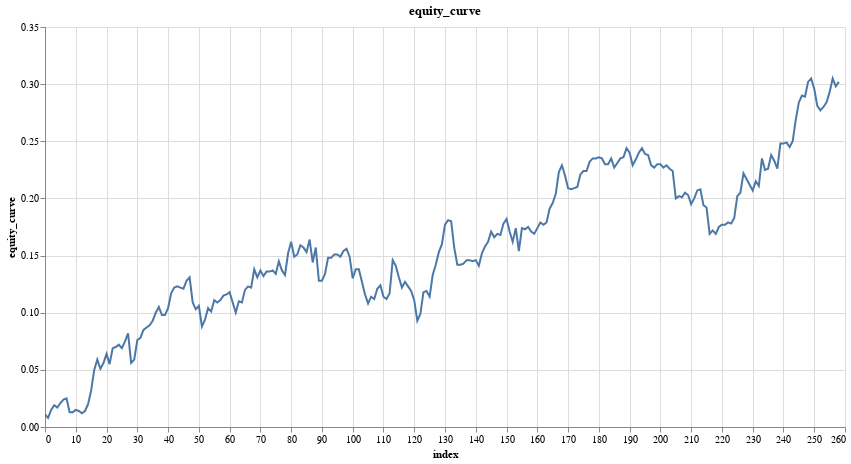

The code cell stored with this chart in its notebook:
### Code cell
features = ['close_log_return_lag_1']
model = LinearModel(len(features))
model_trades = researches.learn_model_trades(ts.drop_nulls(), features, target, model, loss=nn.L1Loss())
model_trades = researches.add_tx_fees_log(model_trades, maker_fee, taker_fee)
researches.plot_column(model_trades, 'equity_curve')

### Figure 1 — Vega specification as saved in the notebook (floating-point values rounded to 4 significant figures; data arrays with more than 128 entries replaced by an {"elided": "..."} marker saying what was removed)
{"$schema": "https://vega.github.io/schema/vega/v5.json", "data": [{"name": "param_19_store"}, {"name": "source_0", "values": {"elided": "259 records"}}, {"name": "source_0_x_domain_index", "values": [{"min": 0, "max": 258}]}, {"name": "source_0_y_domain_equity_curve", "values": [{"min": 0.008, "max": 0.305}]}], "signals": [{"name": "unit", "value": {}, "on": [{"events": "pointermove", "update": "isTuple(group()) ? group() : unit"}]}, {"name": "param_19", "update": "vlSelectionResolve(\"param_19_store\", \"union\")"}, {"name": "param_19_index", "on": [{"events": [{"source": "view", "type": "dblclick"}], "update": "null"}, {"events": {"signal": "param_19_translate_delta"}, "update": "panLinear(param_19_translate_anchor.extent_x, -param_19_translate_delta.x / width)"}, {"events": {"signal": "param_19_zoom_delta"}, "update": "zoomLinear(domain(\"x\"), param_19_zoom_anchor.x, param_19_zoom_delta)"}]}, {"name": "param_19_equity_curve", "on": [{"events": [{"source": "view", "type": "dblclick"}], "update": "null"}, {"events": {"signal": "param_19_translate_delta"}, "update": "panLinear(param_19_translate_anchor.extent_y, param_19_translate_delta.y / height)"}, {"events": {"signal": "param_19_zoom_delta"}, "update": "zoomLinear(domain(\"y\"), param_19_zoom_anchor.y, param_19_zoom_delta)"}]}, {"name": "param_19_tuple", "on": [{"events": [{"signal": "param_19_index || param_19_equity_curve"}], "update": "param_19_index && param_19_equity_curve ? {unit: \"\", fields: param_19_tuple_fields, values: [param_19_index,param_19_equity_curve]} : null"}]}, {"name": "param_19_tuple_fields", "value": [{"field": "index", "channel": "x", "type": "R"}, {"field": "equity_curve", "channel": "y", "type": "R"}]}, {"name": "param_19_translate_anchor", "value": {}, "on": [{"events": [{"source": "scope", "type": "pointerdown"}], "update": "{x: x(unit), y: y(unit), extent_x: domain(\"x\"), extent_y: domain(\"y\")}"}]}, {"name": "param_19_translate_delta", "value": {}, "on": [{"events": [{"source": "window", "between": [{"source": "scope", "type": "pointerdown"}, {"source": "window", "type": "pointerup"}], "type": "pointermove", "consume": true}], "update": "{x: param_19_translate_anchor.x - x(unit), y: param_19_translate_anchor.y - y(unit)}"}]}, {"name": "param_19_zoom_anchor", "on": [{"events": [{"source": "scope", "consume": true, "type": "wheel"}], "update": "{x: invert(\"x\", x(unit)), y: invert(\"y\", y(unit))}"}]}, {"name": "param_19_zoom_delta", "on": [{"events": [{"source": "scope", "consume": true, "type": "wheel"}], "update": "pow(1.001, event.deltaY * pow(16, event.deltaMode))", "force": true}]}, {"name": "param_19_modify", "on": [{"events": {"signal": "param_19_tuple"}, "update": "modify(\"param_19_store\", param_19_tuple, true)"}]}], "marks": [{"type": "line", "name": "marks", "from": {"data": "source_0"}, "sort": {"field": "x"}, "encode": {"update": {"tooltip": {"signal": "{\"index\": format(datum[\"index\"], \"\"), \"equity_curve\": format(datum[\"equity_curve\"], \"\")}"}, "stroke": {"value": "#4c78a8"}, "x": {"field": "index", "scale": "x"}, "defined": {"signal": "isValid(datum[\"index\"]) && isFinite(+datum[\"index\"]) && isValid(datum[\"equity_curve\"]) && isFinite(+datum[\"equity_curve\"])"}, "y": {"field": "equity_curve", "scale": "y"}}}, "interactive": true, "clip": true, "style": ["line"]}], "scales": [{"name": "x", "type": "linear", "domain": [{"signal": "(data(\"source_0_x_domain_index\")[0] || {}).min"}, {"signal": "(data(\"source_0_x_domain_index\")[0] || {}).max"}], "range": [0, {"signal": "width"}], "nice": true, "zero": false, "domainRaw": {"signal": "param_19[\"index\"]"}}, {"name": "y", "type": "linear", "domain": [{"signal": "(data(\"source_0_y_domain_equity_curve\")[0] || {}).min"}, {"signal": "(data(\"source_0_y_domain_equity_curve\")[0] || {}).max"}], "range": [{"signal": "height"}, 0], "domainRaw": {"signal": "param_19[\"equity_curve\"]"}, "zero": true, "nice": true}], "axes": [{"scale": "x", "grid": true, "domain": false, "zindex": 0, "minExtent": 0, "labels": false, "gridScale": "y", "ticks": false, "maxExtent": 0, "tickCount": {"signal": "ceil(width/40)"}, "orient": "bottom", "aria": false}, {"scale": "y", "tickCount": {"signal": "ceil(height/40)"}, "labels": false, "gridScale": "x", "minExtent": 0, "ticks": false, "grid": true, "maxExtent": 0, "orient": "left", "zindex": 0, "domain": false, "aria": false}, {"scale": "x", "grid": false, "title": "index", "labelFlush": true, "orient": "bottom", "labelOverlap": true, "tickCount": {"signal": "ceil(width/40)"}, "zindex": 0}, {"scale": "y", "tickCount": {"signal": "ceil(height/40)"}, "orient": "left", "zindex": 0, "grid": false, "labelOverlap": true, "title": "equity_curve"}], "title": {"text": "equity_curve", "frame": "group"}, "width": 800, "height": 400, "background": "white", "style": "cell", "padding": 5}
